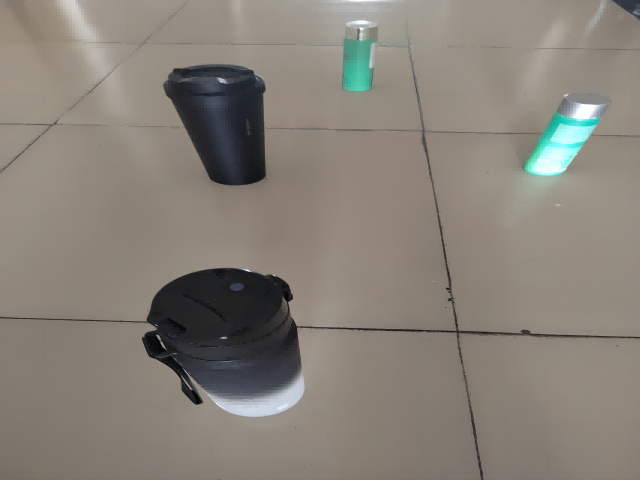
%> input picture src/SE-DenseNet/realPics_t3/ransacTest_image.png, 640 x 480 px
$ octave rgb2bin.m   (GNU Octave 9; MATLAB toolbox functions it lacks are replaced by stand-ins)
%> lines starting %> are read from the running program, lines starting %| are printed output that depends on the picture
clear;
clc;
src_dir=strcat('./realPics_t3/ransacTest_image.bin');%绝对路径
img = imread("./realPics_t3/ransacTest_image.png");
%> img is the input picture: size 480x640x3 uint8; mean R, G, B 135.7, 129.2, 120.5
r= img(:,:,1);
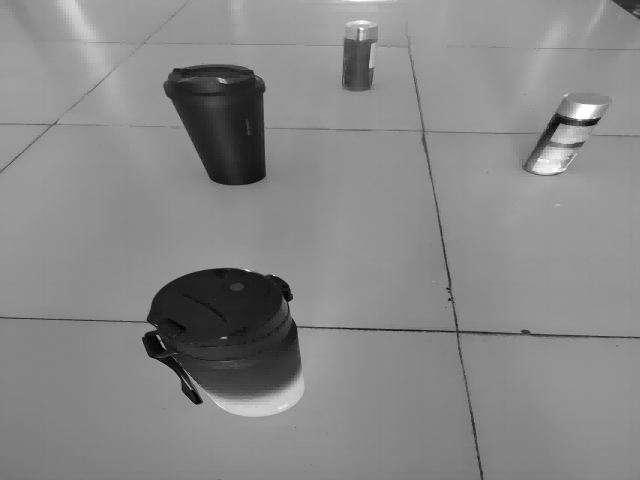
%> r: size 480x640 uint8; min 2, max 255, mean 135.7

g= img(:,:,2);
b= img(:,:,3);
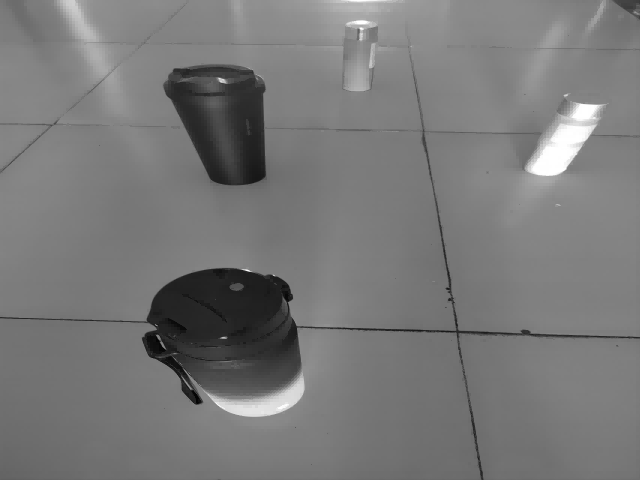
%> b: size 480x640 uint8; min 4, max 255, mean 120.5
r2 =dec2bin(reshape(r,[1 480*640]));
%> r2 = 307200 items
g2 =dec2bin(reshape(g,[1 480*640]));
%> g2 = 307200 items
b2 =dec2bin(reshape(b,[1 480*640]));
%> b2 = 307200 items
rgb16 = uint8(zeros(1,480*640*2));
%> (the run ends here)
